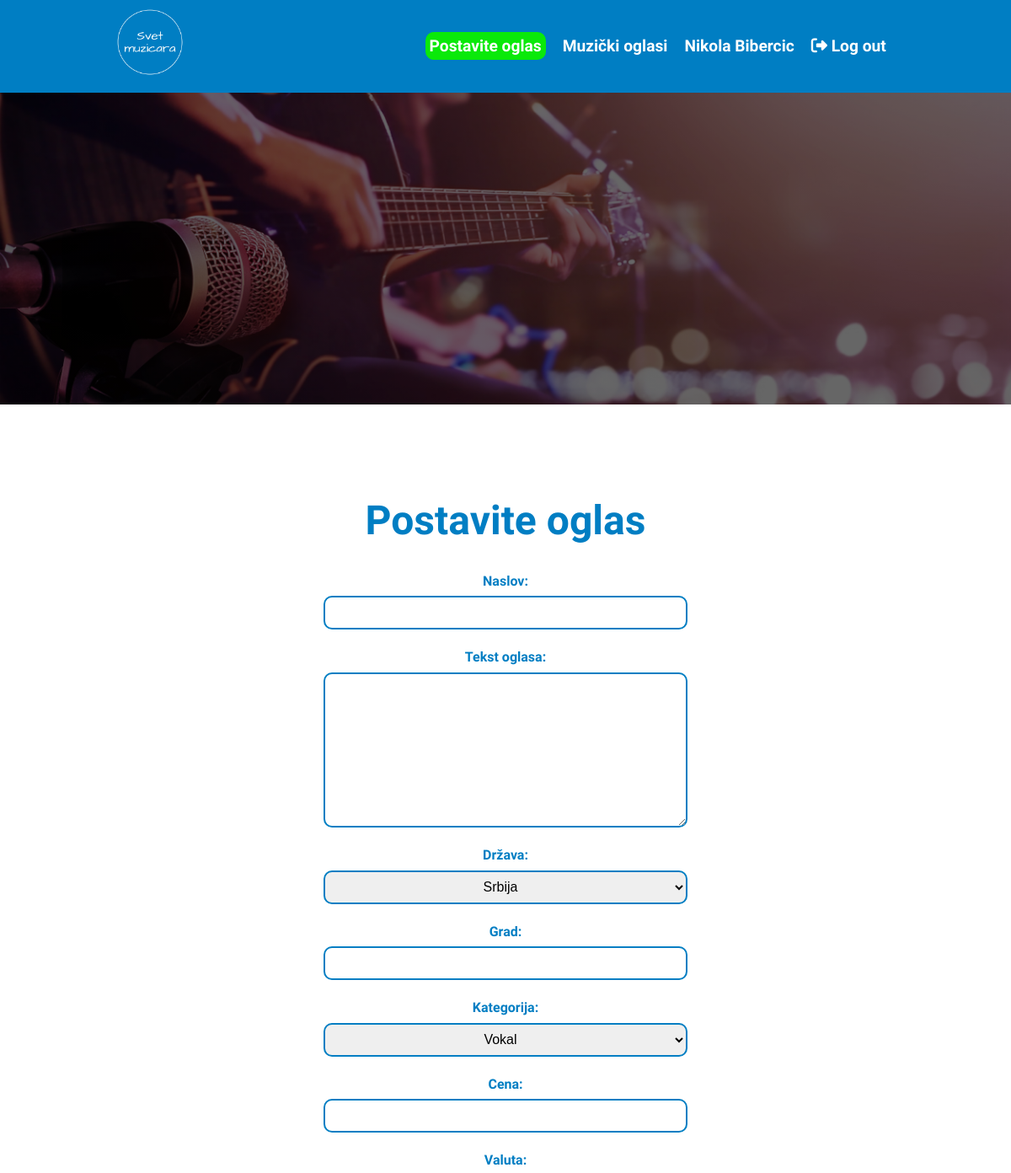
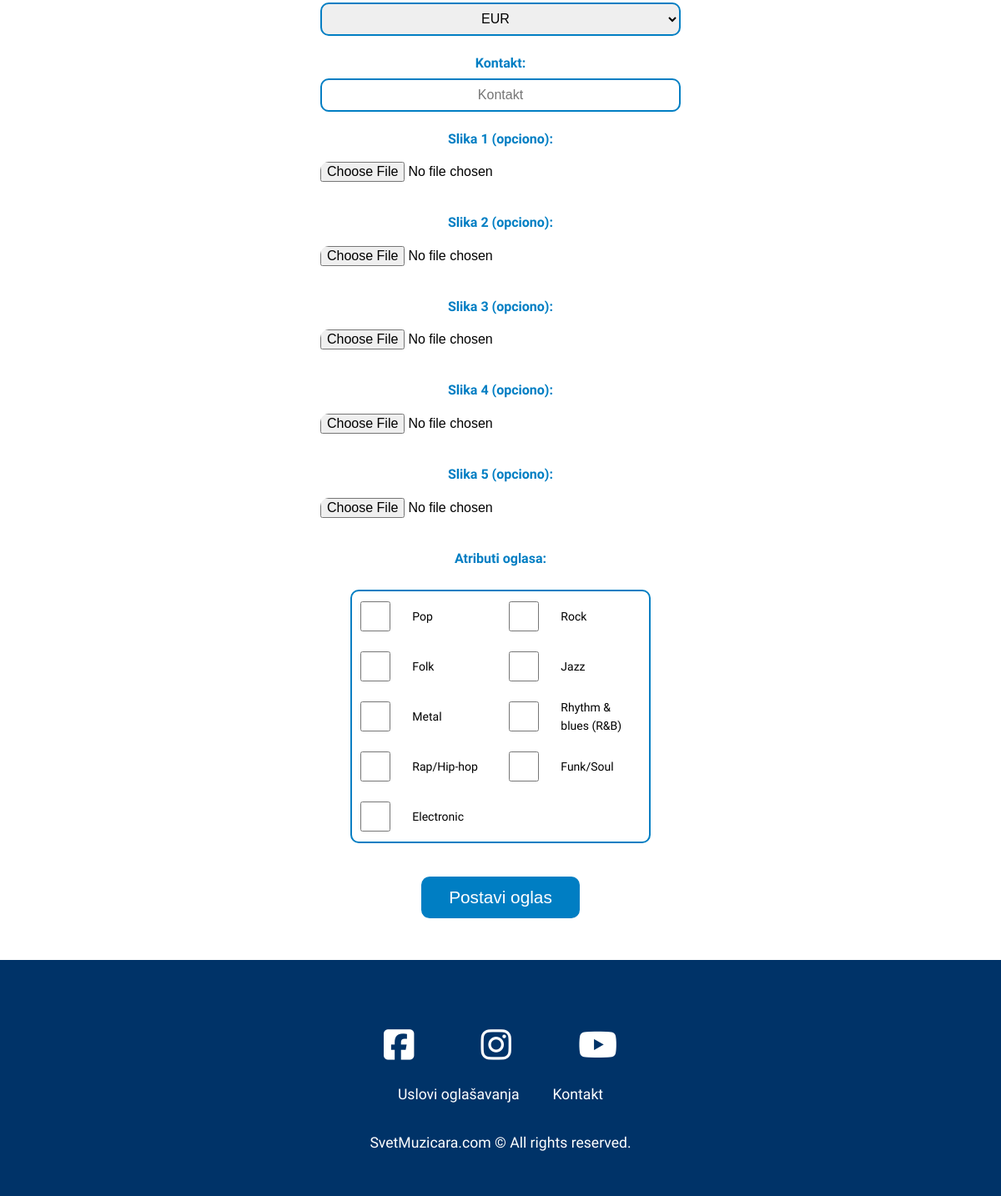
The app's page /view-insert-ad.php (signed in) with its own data (2 pictures, top to bottom).
### tables this page shows
CREATE TABLE user_role(
	user_role_id int AUTO_INCREMENT PRIMARY KEY,
	user_id int not null,
	role_id int not null,
	FOREIGN KEY (user_id) REFERENCES users(user_id),
	FOREIGN KEY (role_id) REFERENCES sf_role(role_id)
);

CREATE TABLE users(
	user_id int AUTO_INCREMENT PRIMARY KEY,
	name varchar(100) not null,
    email varchar(100) not null unique,
    password varchar(100) not null,
	country_id int null,
    city varchar(100) null,
    profile_image varchar(100) null,
	date_created datetime not null,
	telephone varchar(100) null,
	FOREIGN KEY (country_id) REFERENCES sf_country(country_id)
);

CREATE TABLE sf_tag(
	tag_id int AUTO_INCREMENT PRIMARY KEY,
	name varchar(50) not null unique
);

### instances-of-objects.php (called while the page is built, shortened)
<?php
    require 'classes/Connection.php';
    require 'classes/ConnectionBuilder.php';
    require 'classes/User.php';
    require 'classes/Ad.php';
    $conn = new Connection();
    $user = new User($conn->connect());
    $ad = new Ad($conn->connect());
?>

### classes/Connection.php (called while the page is built)
<?php
    class Connection {
        public $host = 'localhost';
        public $dbname = 'svetmuzicara';
        public $username = 'root';
        public $password = '';
        public function connect(){
            try{
                return new PDO("mysql:host={$this->host};dbname={$this->dbname};charset=utf8",$this->username,$this->password);
            }
            catch(PDOException $e){
                echo 'Error'.$e->getMessage();
            }
        }
    }
?>

### classes/ConnectionBuilder.php (called while the page is built, shortened)
<?php
    class ConnectionBuilder{
        public function __construct($conn){
            $this->conn = $conn;
        }
    }
?>

### classes/User.php (called while the page is built, shortened)
<?php
    class User extends ConnectionBuilder{
        public function checkUserAdmin($userId){
            $sql = "select *
                    from users u
                    inner join user_role ur on ur.user_id = u.user_id
                    where u.user_id = {$userId}";
            $query = $this->conn->prepare($sql);
            $query->execute();
            $result = $query->fetchAll(PDO::FETCH_OBJ);
            return $result;
        }
    }
?>

### classes/Ad.php (called while the page is built, shortened)
<?php
    class Ad extends ConnectionBuilder{
        public function selectAdCategory(){
            $sql = "select *
                    from sf_ad_category c
                    order by c.ad_category_id ";
            $query = $this->conn->prepare($sql);
            $query->execute();
            $result = $query->fetchAll(PDO::FETCH_OBJ);
            return $result;
        }
        public function selectAdCountry(){
            $sql = "select *
                    from sf_country c
                    where c.name <> 'nepoznato'
                    order by c.country_id ";
            $query = $this->conn->prepare($sql);
            $query->execute();
            $result = $query->fetchAll(PDO::FETCH_OBJ);
            return $result;
        }
        public function selectAdCurrency(){
            $sql = "select *
                    from sf_currency c
                    order by c.currency_id ";
            $query = $this->conn->prepare($sql);
            $query->execute();
            $result = $query->fetchAll(PDO::FETCH_OBJ);
            return $result;
        }
        public function selectAdTag(){
            $sql = "select *
                    from sf_tag t
                    order by t.tag_id ";
            $query = $this->conn->prepare($sql);
            $query->execute();
            $result = $query->fetchAll(PDO::FETCH_OBJ);
            return $result;
        }
    }
?>

### view-insert-ad.php (the view, shortened to what this page needs)
<?php require 'instances-of-objects.php'; ?>
<?php require 'partials/header.php'; ?>
<section class="insertAdForm container" id="insertAdForm">
    <h2>Postavite oglas</h2>
    <form action="controller/insert-ad.php" method="POST" autocomplete="on" enctype="multipart/form-data">
        <h3>Naslov:</h3>
        <input type="text" name="title" placeholder="" required>
        <h3>Tekst oglasa:</h3>
        <textarea name="text" id="" cols="40" rows="10" placeholder="" required></textarea>
        <h3>Država:</h3>
        <select name="countryId" id="">
            <?php  $result = $ad->selectAdCountry(); foreach($result as $x):  ?>
                <option value=<?php echo $x->country_id; ?> class="form-control"><?php echo $x->name; ?></option>
            <?php endforeach; ?>
        </select>
        <h3>Grad:</h3>
        <input type="text" name="city" placeholder="" required>
        <h3>Kategorija:</h3>
        <select name="categoryId" id="">
            <?php  $result = $ad->selectAdCategory(); foreach($result as $x):  ?>
                <option value=<?php echo $x->ad_category_id; ?> class="form-control"><?php echo $x->name; ?></option>
            <?php endforeach; ?>
        </select>
        <h3>Cena:</h3>
        <input type="number" name="price" placeholder="">
        <h3>Valuta:</h3>
        <select name="currencyId" id="">
            <?php  $result = $ad->selectAdCurrency(); foreach($result as $x):  ?>
                <option value=<?php echo $x->currency_id; ?> class="form-control"><?php echo $x->name; ?></option>
            <?php endforeach; ?>
        </select>
        <h3>Kontakt:</h3>
        <input type="text" name="contact" placeholder="Kontakt">
        <h3>Slika 1 (opciono):</h3>
        <input class="uploadImage" type="file" name="file1">
        <h3>Slika 2 (opciono):</h3>
        <input class="uploadImage" type="file" name="file2">
        <h3>Slika 3 (opciono):</h3>
        <input class="uploadImage" type="file" name="file3">
        <h3>Slika 4 (opciono):</h3>
        <input class="uploadImage" type="file" name="file4">
        <h3>Slika 5 (opciono):</h3>
        <input class="uploadImage" type="file" name="file5">
        <h3>Atributi oglasa:</h3>
        <section class="checkBox">
            <?php  $result = $ad->selectAdTag(); foreach($result as $x):  ?>
                <div>
                    <input type="checkbox" name=<?php echo $x->name; ?> value=<?php echo $x->tag_id; ?> >
                    <label for=<?php echo $x->name; ?>><?php echo ' '.$x->name; ?></label><br>
                </div>
            <?php endforeach; ?>
        </section>
        <button type="submit" name="submit">Postavi oglas</button>
    </form>
</section>
<?php require 'partials/footer.php'; ?>

### partials/header.php (shortened to what this page needs)
<!DOCTYPE html>
<html lang="en">
<head>
    <link rel="stylesheet" href="css/style.css">
</head>
<body>
    <header>
        <nav class="">
            <div class="logo">
                <a href="index.php" id="logo">
                    <img src="site-images/logo.png" alt="" height="80px" width="300px">
                </a>
            </div>
            <ul id="navBarUl">
                <li><a class="insertAdButton" href="view-insert-ad.php?#insertAdForm">Postavite oglas</a></li>
                <li><a class="" href="index.php">Muzički oglasi</a></li>
                <?php if(isset($_SESSION['user']) and !$user->checkUserAdmin($_SESSION['user']->user_id)): ?>
                    <li><a href="view-user.php?#userForm"><?php echo $_SESSION['user']->name; ?></a></li>
                <?php endif; ?>
                <?php if(isset($_SESSION['user']) and $user->checkUserAdmin($_SESSION['user']->user_id)): ?>
                    <li><a href="view-admin.php"><?php echo $_SESSION['user']->name; ?></a></li>
                <?php endif; ?>
                <?php if(isset($_SESSION['user'])): ?>
                    <li><a href="controller/log-out.php"><i class="fas fa-sign-out-alt"></i> Log out</a></li>
                <?php else: ?>
                    <li><a href="view-log-in.php#logInForm"><i class="fas fa-sign-in-alt"></i> Log in</a></li>
                <?php endif; ?>
            </ul>
        </nav>
        <hgroup>
        </hgroup>
    </header>

### records on screen
user_role: user.name "Nikola Bibercic"
sf_tag: name "Pop"
sf_tag: name "Rock"
sf_tag: name "Folk"
sf_tag: name "Jazz"
sf_tag: name "Metal"
sf_tag: name "Rhythm & blues (R&B)"
sf_tag: name "Rap/Hip-hop"
sf_tag: name "Funk/Soul"
sf_tag: name "Electronic"

### other values on screen
form field countryId "Srbija"
form field categoryId "Vokal"
form field currencyId "EUR"
